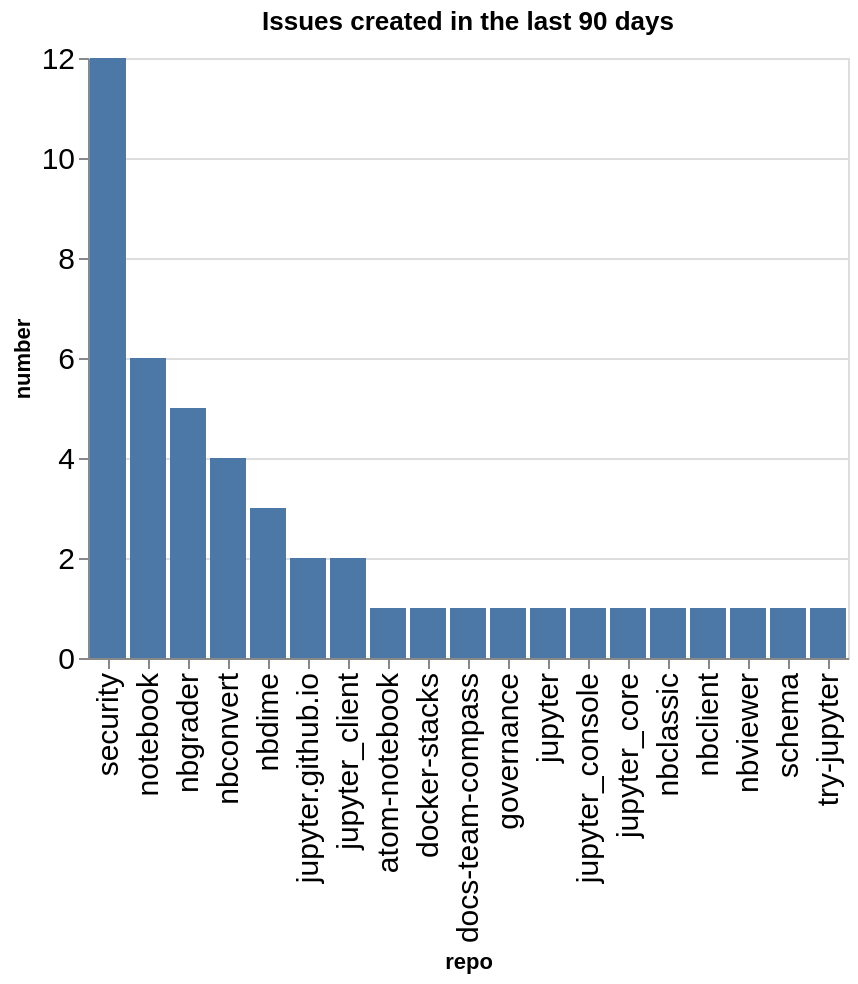

Notebook code for this chart:
### Code cell
created_counts = created.groupby(['org', 'repo']).count()['number'].reset_index()
created_counts['org/repo'] = created_counts.apply(lambda a: a['org'] + '/' + a['repo'], axis=1)
sorted_vals = created_counts.sort_values(['org', 'number'], ascending=False)['repo'].values
alt.Chart(data=created_counts, title=f"Issues created in the last {n_days} days").mark_bar().encode(
    x=alt.X('repo', sort=alt.Sort(sorted_vals.tolist())),
    y='number',
)

### Figure 1 — Vega-Lite specification as saved in the notebook (floating-point values rounded to 4 significant figures)
{"config": {"axisLeft": {"labelFontSize": 15}, "axisBottom": {"labelFontSize": 15}}, "data": {"name": "data-21e335407da64720bad9297bfcf0a1e5"}, "mark": {"type": "bar"}, "encoding": {"x": {"field": "repo", "sort": ["security", "notebook", "nbgrader", "nbconvert", "nbdime", "jupyter.github.io", "jupyter_client", "atom-notebook", "docker-stacks", "docs-team-compass", "governance", "jupyter", "jupyter_console", "jupyter_core", "nbclassic", "nbclient", "nbviewer", "schema", "try-jupyter"], "type": "nominal"}, "y": {"field": "number", "type": "quantitative"}}, "title": "Issues created in the last 90 days", "$schema": "https://vega.github.io/schema/vega-lite/v5.20.1.json", "datasets": {"data-21e335407da64720bad9297bfcf0a1e5": [{"org": "jupyter", "repo": "atom-notebook", "number": 1, "org/repo": "jupyter/atom-notebook"}, {"org": "jupyter", "repo": "docker-stacks", "number": 1, "org/repo": "jupyter/docker-stacks"}, {"org": "jupyter", "repo": "docs-team-compass", "number": 1, "org/repo": "jupyter/docs-team-compass"}, {"org": "jupyter", "repo": "governance", "number": 1, "org/repo": "jupyter/governance"}, {"org": "jupyter", "repo": "jupyter", "number": 1, "org/repo": "jupyter/jupyter"}, {"org": "jupyter", "repo": "jupyter.github.io", "number": 2, "org/repo": "jupyter/jupyter.github.io"}, {"org": "jupyter", "repo": "jupyter_client", "number": 2, "org/repo": "jupyter/jupyter_client"}, {"org": "jupyter", "repo": "jupyter_console", "number": 1, "org/repo": "jupyter/jupyter_console"}, {"org": "jupyter", "repo": "jupyter_core", "number": 1, "org/repo": "jupyter/jupyter_core"}, {"org": "jupyter", "repo": "nbclassic", "number": 1, "org/repo": "jupyter/nbclassic"}, {"org": "jupyter", "repo": "nbclient", "number": 1, "org/repo": "jupyter/nbclient"}, {"org": "jupyter", "repo": "nbconvert", "number": 4, "org/repo": "jupyter/nbconvert"}, {"org": "jupyter", "repo": "nbdime", "number": 3, "org/repo": "jupyter/nbdime"}, {"org": "jupyter", "repo": "nbgrader", "number": 5, "org/repo": "jupyter/nbgrader"}, {"org": "jupyter", "repo": "nbviewer", "number": 1, "org/repo": "jupyter/nbviewer"}, {"org": "jupyter", "repo": "notebook", "number": 6, "org/repo": "jupyter/notebook"}, {"org": "jupyter", "repo": "schema", "number": 1, "org/repo": "jupyter/schema"}, {"org": "jupyter", "repo": "security", "number": 12, "org/repo": "jupyter/security"}, {"org": "jupyter", "repo": "try-jupyter", "number": 1, "org/repo": "jupyter/try-jupyter"}]}}
